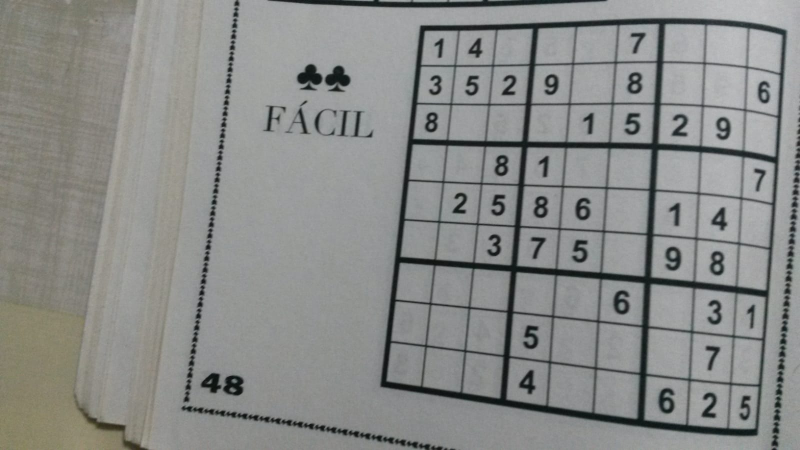
#> input picture sample-images/bad_fit/01.jpeg, 1600 x 900 px (shown at 1/2 size)
$ python -i contourdetector.py   (imports and definitions only)
#> lines starting #> are read from the running program, lines starting #| are printed output that depends on the picture; after the words box and inside, x2 and y2 are one past the last pixel; in counts of white or black regions, pixels touching at a corner belong together
import cv2
import numpy as np

class ContourDetector:
    """This class implements a ContourDetector.

    It takes a grayscaled image, and calculates the contours by thresholding the image with the Adaptive Gaussian or Otsu methods.
    """
    def __init__(self):
        self.threshold = []

    def __threshold__(self,img,method):
        """Obtains the thresholded image.

        Args:
            img: numpy.ndarray
            method: string {'otsu','gaussian'}

        Returns:
            thresholded_img: numpy.ndarray
        """
        if(method=='otsu'):
            _,self.threshold = cv2.threshold(img,0,255,cv2.THRESH_BINARY+cv2.THRESH_OTSU)
        elif(method=='gaussian'):
            self.threshold = cv2.adaptiveThreshold(img,255,cv2.ADAPTIVE_THRESH_GAUSSIAN_C, cv2.THRESH_BINARY,11,2)
        self.threshold = cv2.bitwise_not(self.threshold)
        return self.threshold

    def getThresholded(self):
        """Returns the thresholded image previously calculated

        Returns:
            thresholded_img: numpy.ndarray
        """
        return self.threshold

    def getContours(self,img,include_internal=True,thresholding='otsu'):
        """Obtains the contours of the image.

        Args:
            img: numpy.ndarray
            include_internal - whether or not to include internal contours. If False returns hierarchy in Tree form. bool (default=True)
            method - method to use for thresholding. string {'otsu','gaussian'} (default='otsu')

        Returns:
            img: numpy.ndarray
            contours: numpy.ndarray
            hierarchy: numpy.ndarray
        """


        if(include_internal):
            return cv2.findContours(self.__threshold__(img,thresholding), cv2.RETR_TREE, cv2.CHAIN_APPROX_SIMPLE)
        else:
            return cv2.findContours(self.__threshold__(img,thresholding), cv2.RETR_EXTERNAL, cv2.CHAIN_APPROX_SIMPLE)

>>> import cv2
>>> picture = cv2.imread('../../sample-images/bad_fit/01.jpeg', cv2.IMREAD_GRAYSCALE)
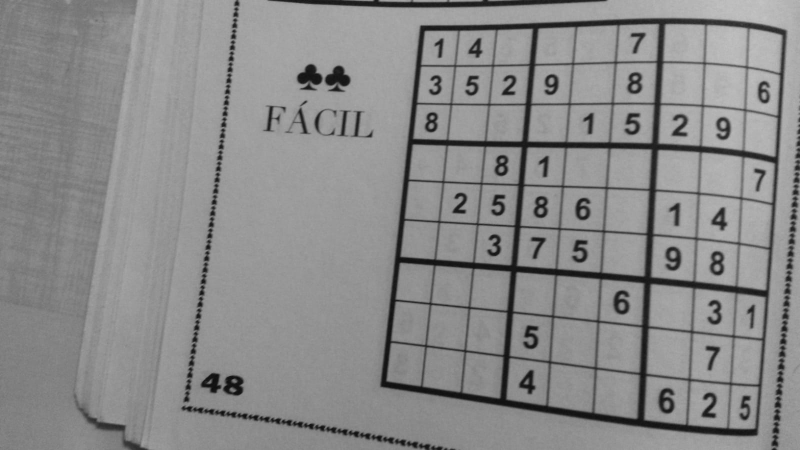
#> picture: shape (900, 1600) (shown at 1/2 size); min 10, max 197, mean 138.3
>>> result = ContourDetector().getContours(picture)
#> in __threshold__, `_,self.threshold = cv2.threshold(img,0,255,cv2.THRESH_BINARY+cv2.THRES..`:
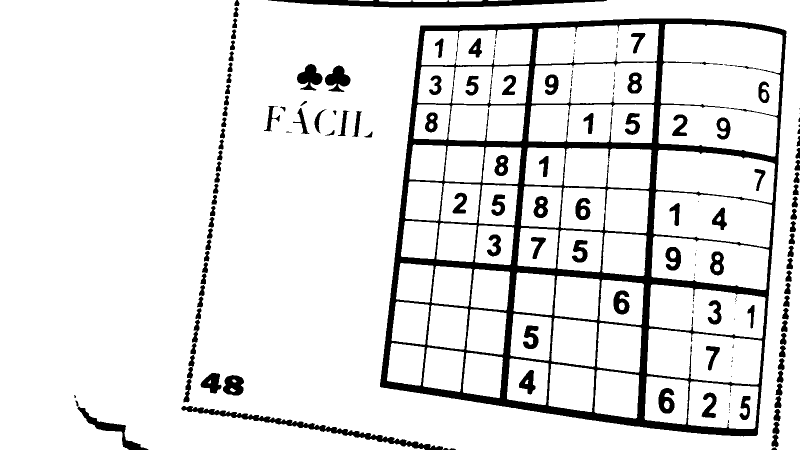
#> self.threshold: shape (900, 1600) (shown at 1/2 size); 89.4% white; 162 black regions (43 under 20 px), largest, box (x1, y1, x2, y2) and area: (760, 37, 1573, 873) 94950, (536, 0, 1214, 15) 6115, (362, 812, 886, 900) 5128
#> in __threshold__, `self.threshold = cv2.bitwise_not(self.threshold)`:
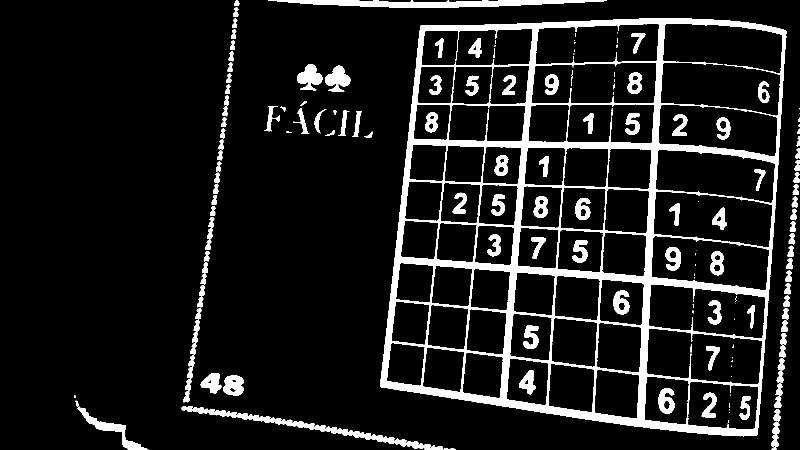
#> self.threshold: shape (900, 1600) (shown at 1/2 size); 10.6% white; 162 white regions (43 under 20 px)
#> result = 242 contours, 51 with area under 20; largest, box (x1, y1, x2, y2) and area: (760, 37, 1573, 873) 588124, (1320, 47, 1566, 233) 38250, (1293, 656, 1525, 770) 20805, (1306, 382, 1545, 496) 20650, (1297, 568, 1532, 678) 19671

$ run again, on sample-images/bad_fit/20181210_190915.jpg
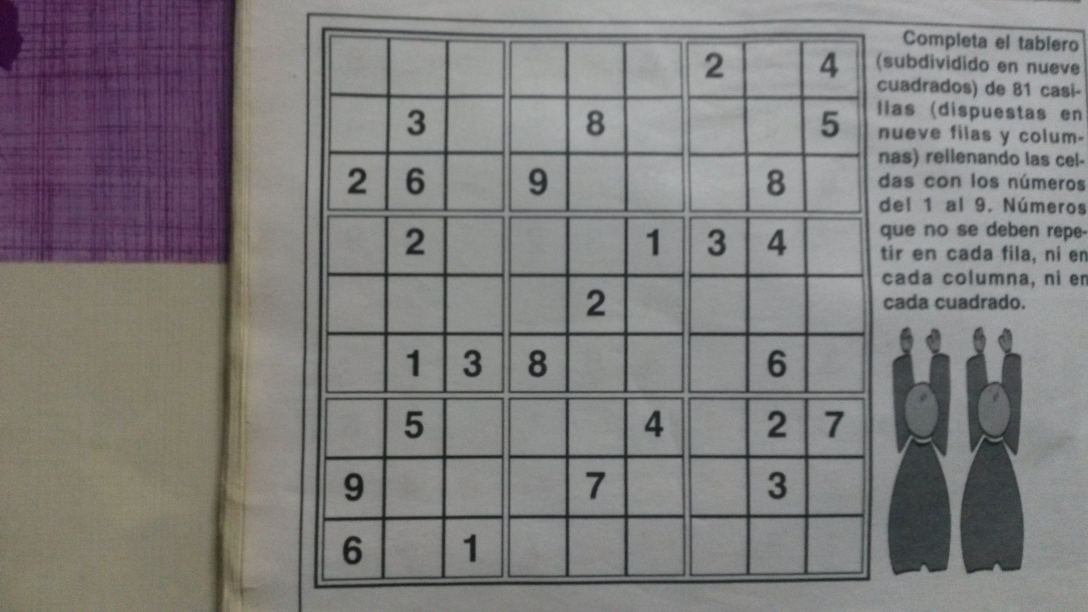
#> input picture sample-images/bad_fit/20181210_190915.jpg, 3264 x 1836 px (shown at 1/3 size)
#> `picture = cv2.imread('../../sample-images/bad_fit/01.jpeg', cv2.IMREAD..`:
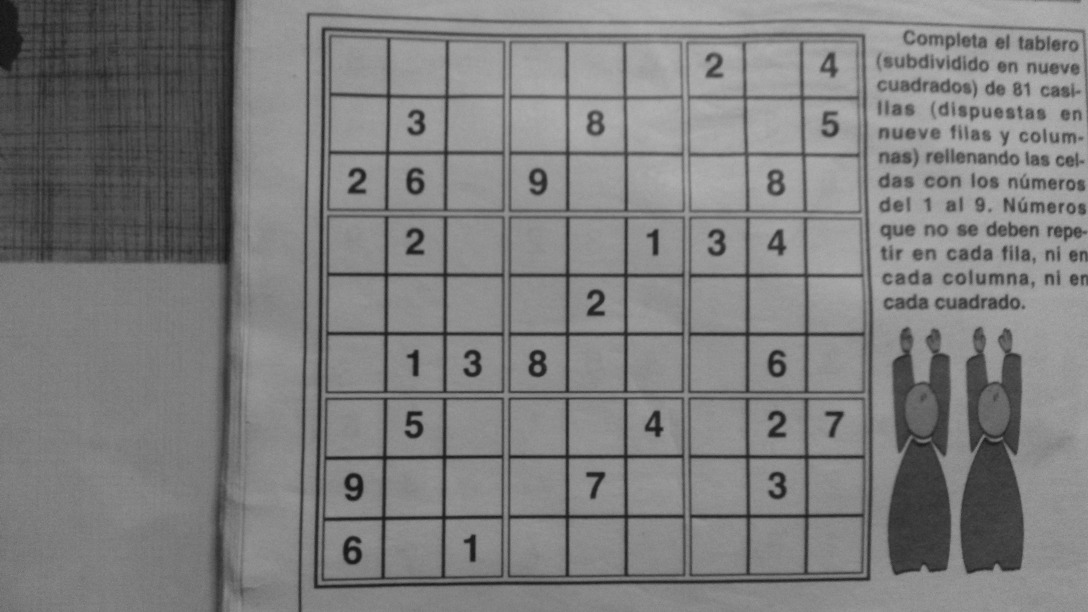
#> picture: shape (1836, 3264) (shown at 1/3 size); min 4, max 210, mean 125.8
#> in __threshold__, `_,self.threshold = cv2.threshold(img,0,255,cv2.THRESH_BINARY+cv2.THRES..`:
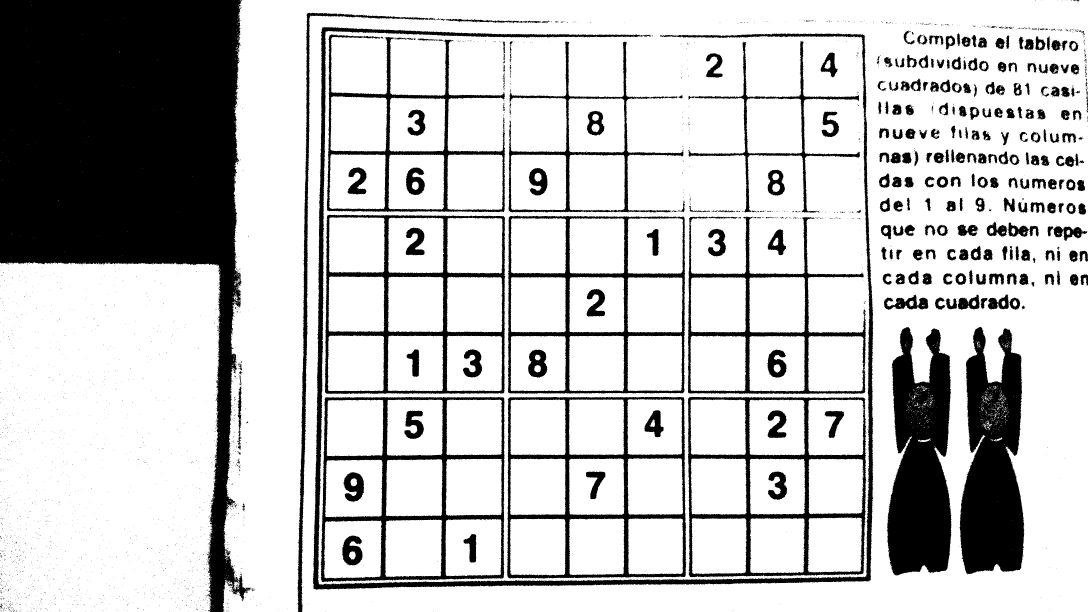
#> self.threshold: shape (1836, 3264) (shown at 1/3 size); 76.6% white; 3618 black regions (3317 under 20 px), largest, box (x1, y1, x2, y2) and area: (0, 0, 754, 1836) 610909, (2660, 981, 2855, 1727) 107471, (2878, 981, 3073, 1723) 104182
#> result = 6858 contours, 6395 with area under 20; largest, box (x1, y1, x2, y2) and area: (0, 0, 754, 1836) 609048, (962, 1191, 1515, 1747) 296126, (1521, 1190, 2059, 1736) 286329, (974, 644, 1516, 1182) 284776, (2063, 1191, 2600, 1732) 281494

$ run again, on sample-images/bad_fit/20181210_190921.jpg
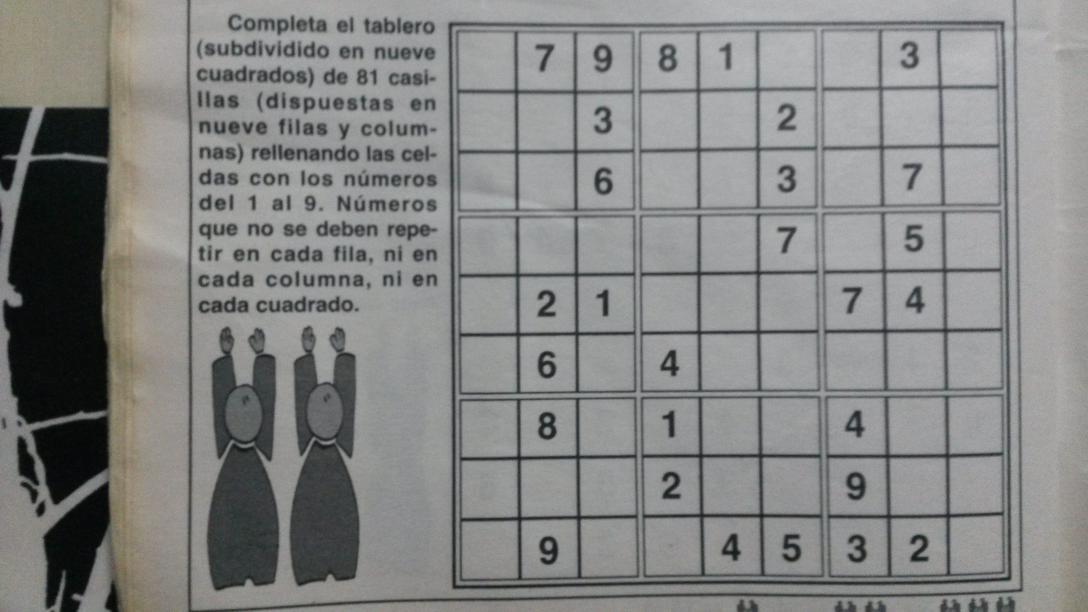
#> input picture sample-images/bad_fit/20181210_190921.jpg, 3264 x 1836 px (shown at 1/3 size)
#> in __threshold__, `_,self.threshold = cv2.threshold(img,0,255,cv2.THRESH_BINARY+cv2.THRES..`:
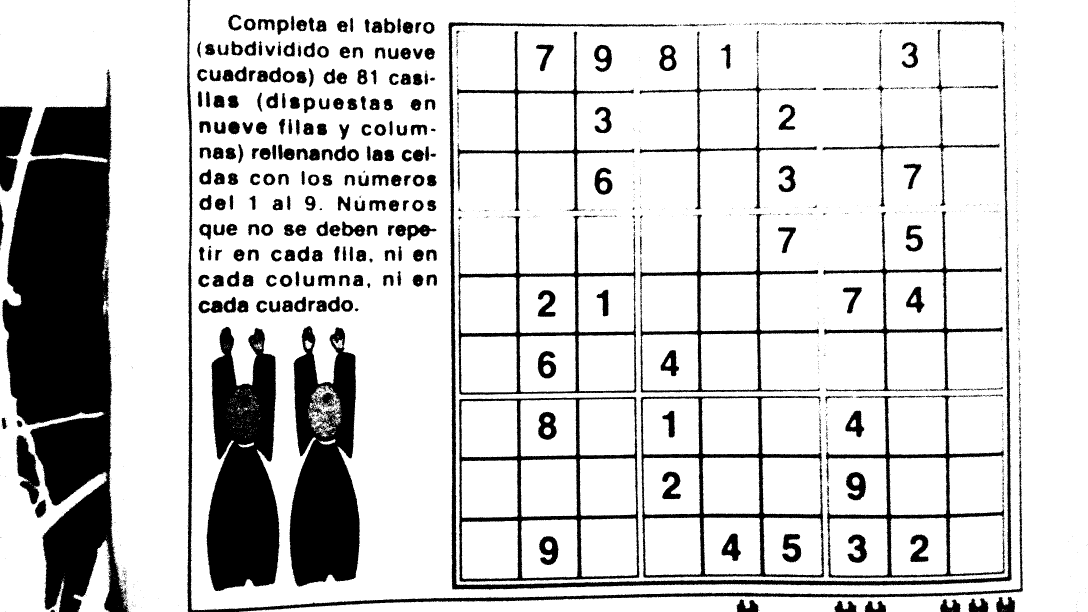
#> self.threshold: shape (1836, 3264) (shown at 1/3 size); 80.7% white; 1977 black regions (1602 under 20 px), largest, box (x1, y1, x2, y2) and area: (6, 208, 386, 1836) 357189, (619, 980, 839, 1773) 127733, (869, 978, 1080, 1760) 115132
#> result = 4230 contours, 3713 with area under 20; largest, box (x1, y1, x2, y2) and area: (6, 208, 386, 1836) 354409, (1377, 1190, 1918, 1746) 290326, (1922, 1188, 2474, 1734) 231530, (1375, 647, 1910, 1185) 193610, (619, 980, 839, 1773) 127706

$ run again, on sample-images/bad_fit/20181210_190927.jpg
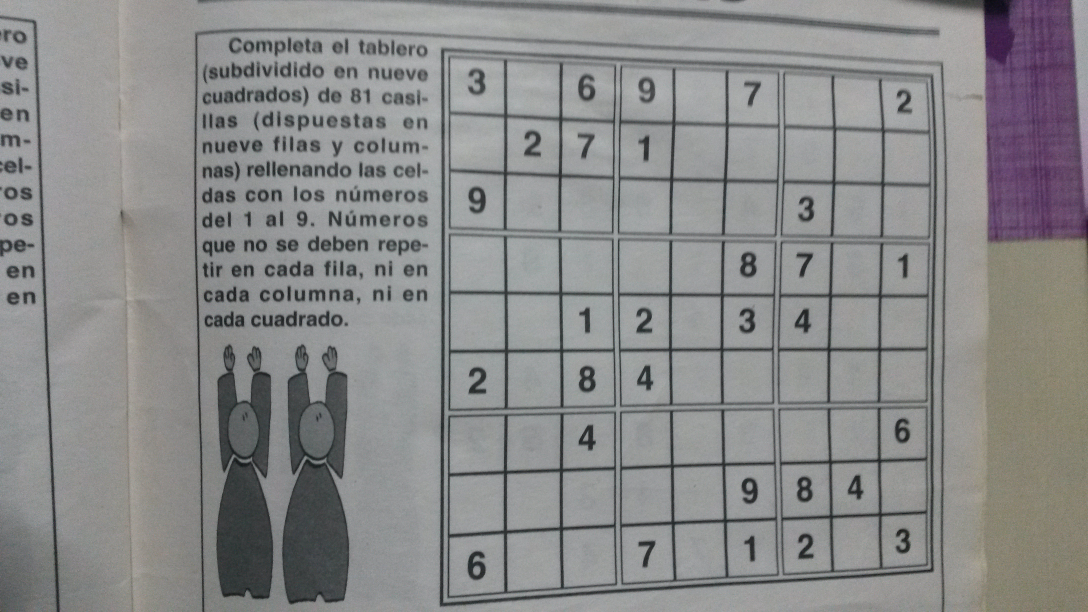
#> input picture sample-images/bad_fit/20181210_190927.jpg, 3264 x 1836 px (shown at 1/3 size)
#> `picture = cv2.imread('../../sample-images/bad_fit/01.jpeg', cv2.IMREAD..`:
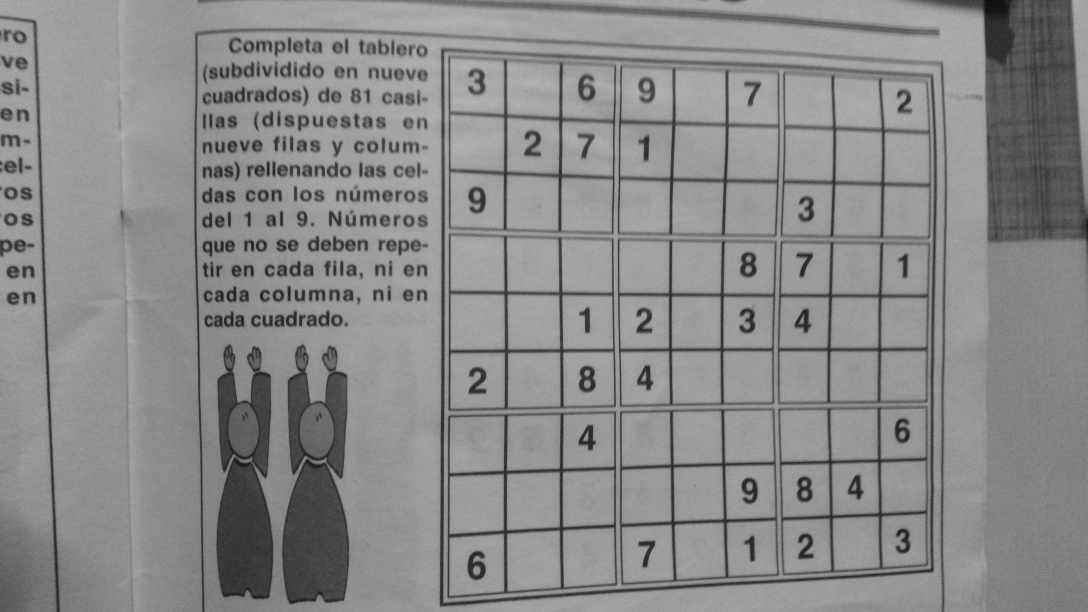
#> picture: shape (1836, 3264) (shown at 1/3 size); min 3, max 202, mean 137.3
#> in __threshold__, `_,self.threshold = cv2.threshold(img,0,255,cv2.THRESH_BINARY+cv2.THRES..`:
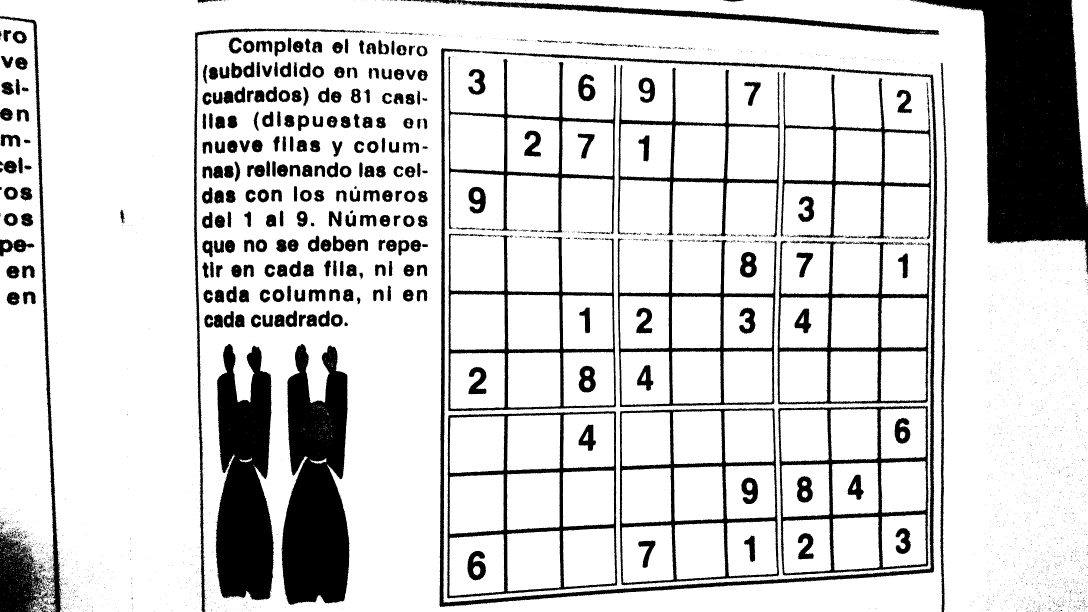
#> self.threshold: shape (1836, 3264) (shown at 1/3 size); 82.2% white; 4136 black regions (3753 under 20 px), largest, box (x1, y1, x2, y2) and area: (2730, 0, 3264, 824) 206682, (844, 1032, 1049, 1815) 119290, (647, 1032, 822, 1801) 102589
#> result = 7001 contours, 6414 with area under 20; largest, box (x1, y1, x2, y2) and area: (1318, 144, 2812, 1821) 2341898, (1329, 152, 2804, 1809) 2289361, (1341, 1233, 1852, 1795) 269648, (1859, 1223, 2337, 1756) 239668, (2334, 1217, 2786, 1727) 216973
